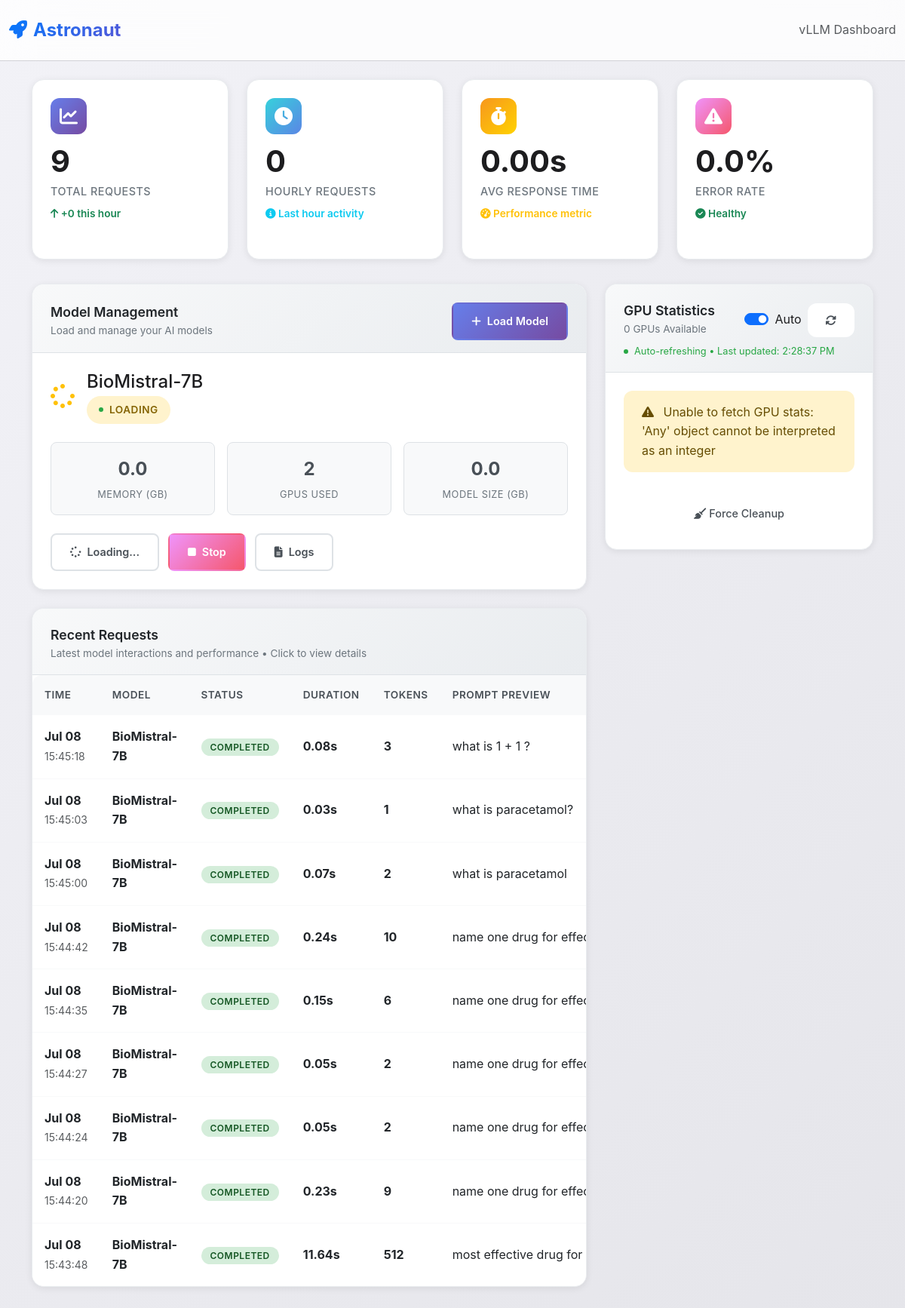
The page /llm-dashboard/ on the database as committed earlier.
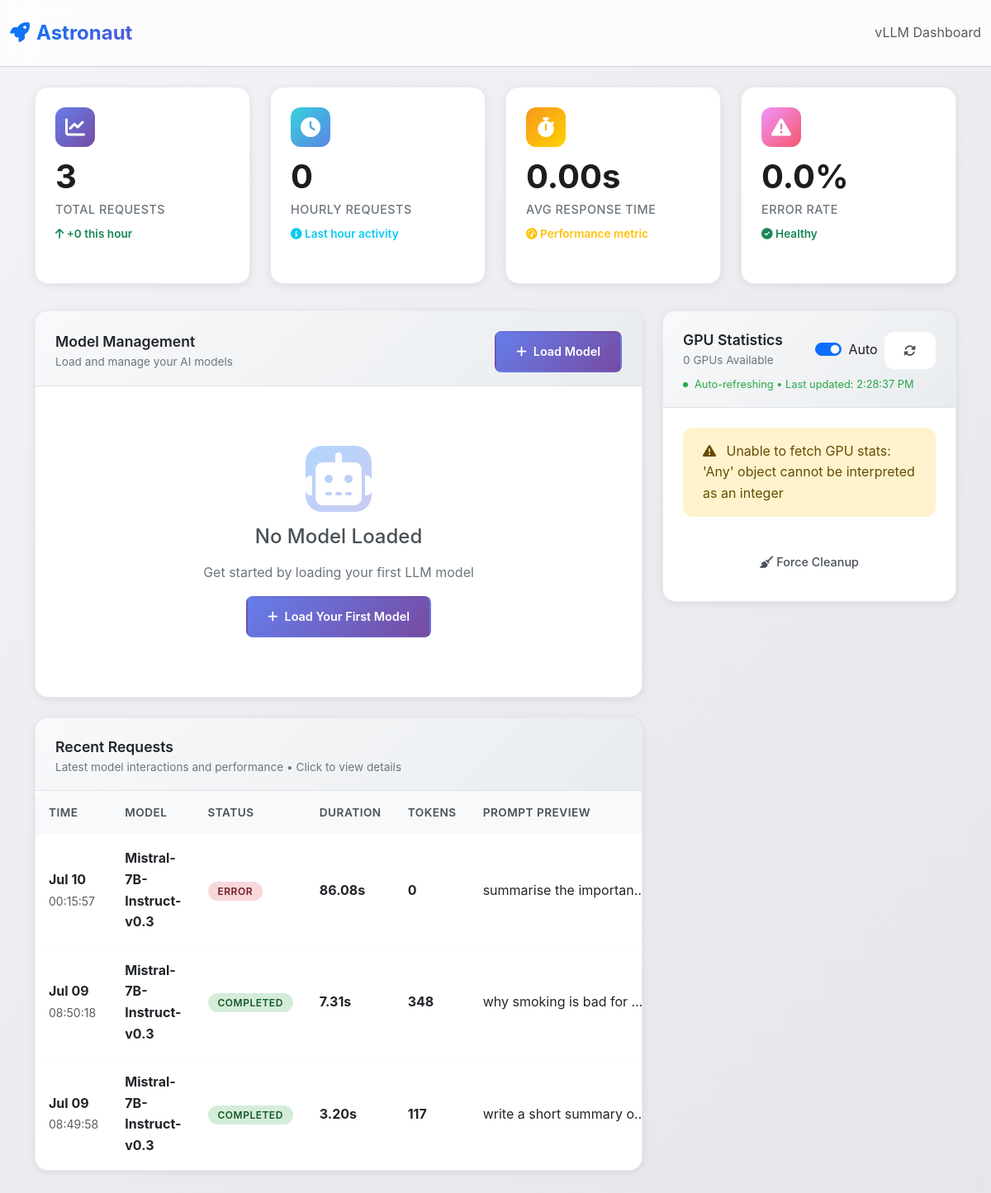
The same page on the database as committed later.
### llm_dashboard/models.py (models this page shows, shortened)
class LLMModel(models.Model):
    loading_pid = models.IntegerField(null=True, blank=True)  # Track loading process PID
    loading_logs = models.TextField(blank=True)  # Store loading logs
    name = models.CharField(max_length=100)
    model_path = models.CharField(max_length=500, null=True)  # Path to local model files
    loaded_at = models.DateTimeField(auto_now_add=True)
    max_tokens = models.IntegerField(default=2048)
    memory_usage = models.FloatField(default=0.0)  # in GB
    device = models.CharField(max_length=50, default='GPU')  # CPU/GPU
    status = models.CharField(max_length=20, default='UNLOADED')  # LOADED, LOADING, ERROR, UNLOADED
    vllm_port = models.IntegerField(default=8000)
    tensor_parallel_size = models.IntegerField(default=1)  # Number of GPUs to use
    gpu_memory_utilization = models.FloatField(default=0.9)  # GPU memory utilization ratio
    model_type = models.CharField(max_length=50, default='llama')  # Model architecture type
    dtype = models.CharField(max_length=20, default='auto', choices=[
        ('auto', 'Auto'),
        ('float16', 'Float16'),
        ('bfloat16', 'BFloat16'),
        ('float32', 'Float32'),
    ])  # Data type for model weights
    supports_embeddings = models.BooleanField(default=False)
    embedding_model_path = models.CharField(max_length=500, null=True, blank=True)
    vector_store_path = models.CharField(max_length=500, null=True, blank=True)
    vector_store_type = models.CharField(max_length=50, default='faiss', choices=[
        ('faiss', 'FAISS'),
        ('chromadb', 'ChromaDB'),
        ('weaviate', 'Weaviate'),
    ])
    max_context_tokens = models.IntegerField(default=4096)  # Model's context window
    reserve_tokens_for_response = models.IntegerField(default=512)  # Reserve for response
    tokenizer_name = models.CharField(max_length=100, default='gpt-3.5-turbo')  # For token counting
    rag_strategy = models.CharField(max_length=20, default='sliding_window', choices=[
        ('sliding_window', 'Sliding Window'),
        ('map_reduce', 'Map-Reduce'),
        ('hybrid', 'Hybrid'),
    ])
    def get_model_size_gb(self):
        if not os.path.exists(self.model_path):
            return 0.0

class LLMRequest(models.Model):
    model = models.ForeignKey(LLMModel, on_delete=models.CASCADE, null=True, blank=True)
    created_at = models.DateTimeField(auto_now_add=True)
    prompt = models.TextField()
    response = models.TextField(blank=True)
    duration = models.FloatField(null=True)  # in seconds
    tokens_generated = models.IntegerField(default=0)
    tokens_prompt = models.IntegerField(default=0)
    status = models.CharField(max_length=20, default='PENDING')  # PENDING, COMPLETED, ERROR
    error_message = models.TextField(blank=True)
    temperature = models.FloatField(default=0.7)
    top_p = models.FloatField(default=0.9)
    max_tokens = models.IntegerField(default=512)
    document_id = models.UUIDField(null=True, blank=True)  # Document ID used for RAG
    rag_enabled = models.BooleanField(default=False)
    context_chunks_used = models.JSONField(default=list)  # Store which chunks were used
    total_context_tokens = models.IntegerField(default=0)
    strategy_used = models.CharField(max_length=20, default='direct')
    chunks_processed = models.IntegerField(default=0)
    map_reduce_steps = models.JSONField(default=list)  # Track map-reduce steps
    logs = models.TextField(blank=True)  # Store detailed processing logs
    class Meta:
        ordering = ['-created_at']

### llm_dashboard/views.py (the view)
# urls.py: path('', views.DashboardView.as_view(), name='dashboard'),
class DashboardView(TemplateView):
    template_name = 'llm_dashboard/dashboard.html'
    def get_context_data(self, **kwargs):
        context = super().get_context_data(**kwargs)
        context['model'] = LLMModel.objects.filter(status__in=['LOADING', 'LOADED', 'ERROR']).first()
        recent_requests = LLMRequest.objects.select_related('model').order_by('-created_at')[:10]
        context['recent_requests'] = recent_requests
        context['available_models'] = get_available_models()
        gpu_stats = get_gpu_stats()
        context['gpu_count'] = len([gpu for gpu in gpu_stats if not gpu.get('error')])
        context['gpu_stats'] = gpu_stats
        last_hour = timezone.now() - timedelta(hours=1)
        hourly_requests = LLMRequest.objects.filter(created_at__gte=last_hour)
        context['stats'] = {
            'total_requests': LLMRequest.objects.count(),
            'hourly_requests': hourly_requests.count(),
            'avg_duration': hourly_requests.aggregate(Avg('duration'))['duration__avg'],
            'error_rate': (hourly_requests.filter(status='ERROR').count() /
                           max(hourly_requests.count(), 1)) * 100
        }
        return context

### llm_dashboard/views.py (called while the page is built, shortened)
def get_gpu_stats():
    try:
        pynvml.nvmlInit()
        gpu_stats = []
        deviceCount = pynvml.nvmlDeviceGetCount()
        return gpu_stats
    except Exception as e:
        return [{'error': str(e)}]
    finally:
        try:
            pynvml.nvmlShutdown()
        except:
            pass

def get_available_models():
    models_dir = os.path.join(os.path.dirname(__file__), 'models')
    available_models = []
    return available_models

### templates/llm_dashboard/dashboard.html (shortened to what the changed rows need)
{% extends "base.html" %}
{% load static %}
{% block content %}
<div class="container mb-4">
    <div class="metric-grid">
        <div class="metric-card">
            <div class="metric-icon" style="background: linear-gradient(135deg, #667eea 0%, #764ba2 100%); color: white;">
                <i class="fas fa-chart-line"></i>
            </div>
            <div class="metric-value">{{ stats.total_requests }}</div>
            <div class="metric-label">Total Requests</div>
            <div class="metric-change text-success">
                <i class="fas fa-arrow-up"></i> +{{ stats.hourly_requests }} this hour
            </div>
        </div>
    </div>
</div>
<div class="container">
    <div class="row">
        <div class="col-lg-8">
            <div class="widget-card">
                <div class="widget-body">
                    {% if model %}
                        <div class="d-flex align-items-center mb-3">
                            <div class="me-3">
                                {% if model.status == 'LOADED' %}
                                    <i class="fas fa-robot fa-2x text-success"></i>
                                {% elif model.status == 'LOADING' %}
                                    <i class="fas fa-spinner fa-spin fa-2x text-warning"></i>
                                {% elif model.status == 'ERROR' %}
                                    <i class="fas fa-exclamation-triangle fa-2x text-danger"></i>
                                {% endif %}
                            </div>
                            <div class="flex-grow-1">
                                <h4 class="mb-1">{{ model.name }}</h4>
                                <div class="status-indicator status-{{ model.status|lower }}">
                                    <div class="refresh-dot"></div>
                                    {{ model.status }}
                                </div>
                            </div>
                        </div>
                        <div class="model-info-grid">
                            <div class="model-info-item">
                                <div class="model-info-value">{{ model.memory_usage|floatformat:1 }}</div>
                                <div class="model-info-label">Memory (GB)</div>
                            </div>
                            <div class="model-info-item">
                                <div class="model-info-value">{{ model.tensor_parallel_size }}</div>
                                <div class="model-info-label">GPUs Used</div>
                            </div>
                            <div class="model-info-item">
                                <div class="model-info-value">{{ model.get_model_size_gb|floatformat:1 }}</div>
                                <div class="model-info-label">Model Size (GB)</div>
                            </div>
                        </div>
                        <div class="action-buttons">
                            {% if model.status == 'LOADED' %}
                                <button class="btn btn-primary-custom btn-custom" onclick="showTestDialog()">
                                    <i class="fas fa-play me-2"></i>Test Model
                                </button>
                                <button class="btn btn-danger-custom btn-custom" onclick="unloadModel({{ model.id }})">
                                    <i class="fas fa-stop me-2"></i>Unload
                                </button>
                            {% elif model.status == 'LOADING' %}
                                <button class="btn btn-outline-custom btn-custom" onclick="showLoadingLogsModal({{ model.id }})">
                                    <i class="fas fa-spinner loading-spinner me-2"></i>Loading...
                                </button>
                                <button class="btn btn-danger-custom btn-custom" onclick="stopLoading({{ model.id }})">
                                    <i class="fas fa-stop me-2"></i>Stop
                                </button>
                            {% endif %}
                            {% if model.loading_logs %}
                                <button class="btn btn-outline-custom btn-custom" onclick="showLoadingLogsModal({{ model.id }})">
                                    <i class="fas fa-file-alt me-2"></i>Logs
                                </button>
                            {% endif %}
                        </div>
                    {% else %}
                        <div class="empty-state">
                            <div class="empty-state-icon">
                                <i class="fas fa-robot"></i>
                            </div>
                            <h4>No Model Loaded</h4>
                            <p>Get started by loading your first LLM model</p>
                            <button class="btn btn-primary-custom btn-custom" onclick="showLoadModelDialog()">
                                <i class="fas fa-plus me-2"></i>Load Your First Model
                            </button>
                        </div>
                    {% endif %}
                </div>
            </div>
            <div class="widget-card">
                <div class="widget-body p-0">
                    <div class="table-responsive">
                        <table class="table requests-table">
                            <thead>
                                <tr>
                                    <th>Time</th>
                                    <th>Model</th>
                                    <th>Status</th>
                                    <th>Duration</th>
                                    <th>Tokens</th>
                                    <th>Prompt Preview</th>
                                </tr>
                            </thead>
                            <tbody>
                                {% for request in recent_requests %}
                                <tr onclick="showRequestDetails({{ request.id }})"
                                    title="Click to view full request details">
                                    <td>
                                        <div class="fw-bold">{{ request.created_at|date:"M d" }}</div>
                                        <small class="text-muted">{{ request.created_at|date:"H:i:s" }}</small>
                                    </td>
                                    <td>
                                        <strong>{{ request.model.name|default:"-" }}</strong>
                                    </td>
                                    <td>
                                        <span class="status-badge {% if request.status == 'COMPLETED' %}success{% elif request.status == 'ERROR' %}danger{% else %}warning{% endif %}">
                                            {{ request.status }}
                                        </span>
                                    </td>
                                    <td>
                                        <strong>{{ request.duration|default:"-"|floatformat:2 }}s</strong>
                                    </td>
                                    <td>
                                        <strong>{{ request.tokens_generated }}</strong>
                                    </td>
                                    <td>
                                        <div class="text-truncate" style="max-width: 200px;">
                                            {{ request.prompt|truncatechars:50 }}
                                        </div>
                                    </td>
                                </tr>
                                {% endfor %}
                            </tbody>
                        </table>
                    </div>
                </div>
            </div>
        </div>
        <div class="col-lg-4">
            <div class="widget-card">
                <div class="widget-body">
                    <div class="gpu-grid" id="gpu-stats-content">
                        {% for gpu in gpu_stats %}
                            {% if gpu.error %}
                                <div class="alert alert-warning">
                                </div>
                            {% endif %}
                        {% endfor %}
                    </div>
                </div>
            </div>
        </div>
    </div>
</div>
{% endblock %}

Rows that differ between the two databases and show on the page:
removed LLMModel: name "BioMistral-7B", status "LOADING", memory_usage "0.0", tensor_parallel_size "2", get_model_size_gb "0.0"
removed LLMRequest: created_at "Jul 08", created_at "15:45:18", model.name "BioMistral-7B", status "COMPLETED", duration "0.08", tokens_generated "3", prompt "what is 1 + 1 ?"
removed LLMRequest: created_at "Jul 08", created_at "15:45:03", model.name "BioMistral-7B", status "COMPLETED", duration "0.03", tokens_generated "1", prompt "what is paracetamol?"
removed LLMRequest: created_at "Jul 08", created_at "15:45:00", model.name "BioMistral-7B", status "COMPLETED", duration "0.07", tokens_generated "2", prompt "what is paracetamol"
removed LLMRequest: created_at "Jul 08", created_at "15:44:42", model.name "BioMistral-7B", status "COMPLETED", duration "0.24", tokens_generated "10", prompt "name one drug for effec…"
removed LLMRequest: created_at "Jul 08", created_at "15:44:35", model.name "BioMistral-7B", status "COMPLETED", duration "0.15", tokens_generated "6", prompt "name one drug for effec…"
removed LLMRequest: created_at "Jul 08", created_at "15:44:27", model.name "BioMistral-7B", status "COMPLETED", duration "0.05", tokens_generated "2", prompt "name one drug for effec…"
removed LLMRequest: created_at "Jul 08", created_at "15:44:24", model.name "BioMistral-7B", status "COMPLETED", duration "0.05", tokens_generated "2", prompt "name one drug for effec…"
removed LLMRequest: created_at "Jul 08", created_at "15:44:20", model.name "BioMistral-7B", status "COMPLETED", duration "0.23", tokens_generated "9", prompt "name one drug for effec…"
removed LLMRequest: created_at "Jul 08", created_at "15:43:48", model.name "BioMistral-7B", status "COMPLETED", duration "11.64", tokens_generated "512", prompt "most effective drug for…"
added LLMRequest: created_at "Jul 10", created_at "00:15:57", model.name "Mistral-7B-Instruct-v0.3", status "ERROR", duration "86.08", tokens_generated "0", prompt "summarise the importan…"
added LLMRequest: created_at "Jul 09", created_at "08:50:18", model.name "Mistral-7B-Instruct-v0.3", status "COMPLETED", duration "7.31", tokens_generated "348", prompt "why smoking is bad for…"
added LLMRequest: created_at "Jul 09", created_at "08:49:58", model.name "Mistral-7B-Instruct-v0.3", status "COMPLETED", duration "3.20", tokens_generated "117", prompt "write a short summary o…"
Other text that changed with them:
{{ stats.total_requests }}: "9" → "3"
text no longer shown: "MEMORY (GB) GPUS USED MODEL SIZE (GB) Loading... Stop Logs"
text now shown: "No Model Loaded Get started by loading your first LLM model Load Your First Model"
